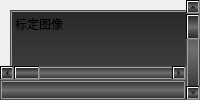
        <widget class="QWidget" name="page_calibrateImage">
         <layout class="QGridLayout" name="gridLayout_14">
          <property name="leftMargin">
           <number>0</number>
          </property>
          <property name="topMargin">
           <number>0</number>
          </property>
          <property name="rightMargin">
           <number>0</number>
          </property>
          <property name="bottomMargin">
           <number>0</number>
          </property>
          <property name="spacing">
           <number>0</number>
          </property>
          <item row="0" column="0">
           <layout class="QHBoxLayout" name="horizontalLayout_2">
            <property name="spacing">
             <number>0</number>
            </property>
            <item>
             <layout class="QVBoxLayout" name="verticalLayout_2">
              <property name="spacing">
               <number>0</number>
              </property>
              <item>
               <widget class="QWidget" name="widget_calibrateLabel" native="true">
                <property name="autoFillBackground">
                 <bool>false</bool>
                </property>
                <widget class="DM_Label" name="lab_calibrateImage">
                 <property name="enabled">
                  <bool>true</bool>
                 </property>
                 <property name="geometry">
                  <rect>
                   <x>10</x>
                   <y>10</y>
                   <width>261</width>
                   <height>221</height>
                  </rect>
                 </property>
                 <property name="sizePolicy">
                  <sizepolicy hsizetype="Ignored" vsizetype="Ignored">
                   <horstretch>0</horstretch>
                   <verstretch>0</verstretch>
                  </sizepolicy>
                 </property>
                 <property name="mouseTracking">
                  <bool>true</bool>
                 </property>
                 <property name="styleSheet">
                  <string notr="true">border:2px solid;
border-top-color: qlineargradient(spread:pad, x1:0, y1:0, x2:0, y2:1, stop:0 rgba(32, 32, 32, 255), stop:0.75 rgba(160, 160, 160, 255));
border-bottom-color: qlineargradient(spread:pad, x1:0, y1:1, x2:0, y2:0, stop:0 rgba(32, 32, 32, 255), stop:0.75 rgba(160, 160, 160, 255));
border-left-color: qlineargradient(spread:pad, x1:0, y1:0, x2:1, y2:0, stop:0 rgba(32, 32, 32, 255), stop:0.75 rgba(160, 160, 160, 255));
border-right-color: qlineargradient(spread:pad, x1:1, y1:0, x2:0, y2:0, stop:0 rgba(32, 32, 32, 255), stop:0.75 rgba(160, 160, 160, 255));
background-color: qlineargradient(spread:reflect, x1:0.5, y1:0, x2:0.5, y2:0.5, stop:0 rgba(40, 40, 40, 255), stop:1 rgba(80, 80, 80, 255));</string>
                 </property>
                 <property name="frameShape">
                  <enum>QFrame::Box</enum>
                 </property>
                 <property name="text">
                  <string>标定图像</string>
                 </property>
                 <property name="scaledContents">
                  <bool>false</bool>
                 </property>
                 <property name="alignment">
                  <set>Qt::AlignLeading|Qt::AlignLeft|Qt::AlignTop</set>
                 </property>
                 <property name="buddy">
                  <cstring>lab_calibrateImage</cstring>
                 </property>
                </widget>
               </widget>
              </item>
              <item>
               <widget class="QScrollBar" name="calibrateImageHBar">
                <property name="styleSheet">
                 <string notr="true">border:2px solid;
border-top-color: qlineargradient(spread:pad, x1:0, y1:0, x2:0, y2:1, stop:0 rgba(32, 32, 32, 255), stop:0.75 rgba(160, 160, 160, 255));
border-bottom-color: qlineargradient(spread:pad, x1:0, y1:1, x2:0, y2:0, stop:0 rgba(32, 32, 32, 255), stop:0.75 rgba(160, 160, 160, 255));
border-left-color: qlineargradient(spread:pad, x1:0, y1:0, x2:1, y2:0, stop:0 rgba(32, 32, 32, 255), stop:0.75 rgba(160, 160, 160, 255));
border-right-color: qlineargradient(spread:pad, x1:1, y1:0, x2:0, y2:0, stop:0 rgba(32, 32, 32, 255), stop:0.75 rgba(160, 160, 160, 255));
background-color: qlineargradient(spread:reflect, x1:0, y1:0, x2:0, y2:0.5, stop:0 rgba(40, 40, 40, 255), stop:1 rgba(110, 110, 110, 255));</string>
                </property>
                <property name="orientation">
                 <enum>Qt::Horizontal</enum>
                </property>
               </widget>
              </item>
              <item>
               <widget class="QLabel" name="calibrateImageInfo">
                <property name="sizePolicy">
                 <sizepolicy hsizetype="Preferred" vsizetype="Fixed">
                  <horstretch>0</horstretch>
                  <verstretch>0</verstretch>
                 </sizepolicy>
                </property>
                <property name="minimumSize">
                 <size>
                  <width>0</width>
                  <height>20</height>
                 </size>
                </property>
                <property name="maximumSize">
                 <size>
                  <width>16777215</width>
                  <height>20</height>
                 </size>
                </property>
                <property name="font">
                 <font>
                  <family>华文楷体</family>
                  <pointsize>12</pointsize>
                 </font>
                </property>
                <property name="styleSheet">
                 <string notr="true">border:2px solid;
border-top-color: qlineargradient(spread:pad, x1:0, y1:0, x2:0, y2:1, stop:0 rgba(32, 32, 32, 255), stop:0.75 rgba(160, 160, 160, 255));
border-bottom-color: qlineargradient(spread:pad, x1:0, y1:1, x2:0, y2:0, stop:0 rgba(32, 32, 32, 255), stop:0.75 rgba(160, 160, 160, 255));
border-left-color: qlineargradient(spread:pad, x1:0, y1:0, x2:1, y2:0, stop:0 rgba(32, 32, 32, 255), stop:0.75 rgba(160, 160, 160, 255));
border-right-color: qlineargradient(spread:pad, x1:1, y1:0, x2:0, y2:0, stop:0 rgba(32, 32, 32, 255), stop:0.75 rgba(160, 160, 160, 255));
background-color: qlineargradient(spread:reflect, x1:0, y1:0, x2:0, y2:0.5, stop:0 rgba(40, 40, 40, 255), stop:1 rgba(110, 110, 110, 255));
color: rgb(255, 255, 255);</string>
                </property>
                <property name="frameShape">
                 <enum>QFrame::Box</enum>
                </property>
                <property name="text">
                 <string/>
                </property>
               </widget>
              </item>
             </layout>
            </item>
            <item>
             <widget class="QScrollBar" name="calibrateImageVBar">
              <property name="styleSheet">
               <string notr="true">border:2px solid;
border-top-color: qlineargradient(spread:pad, x1:0, y1:0, x2:0, y2:1, stop:0 rgba(32, 32, 32, 255), stop:0.75 rgba(160, 160, 160, 255));
border-bottom-color: qlineargradient(spread:pad, x1:0, y1:1, x2:0, y2:0, stop:0 rgba(32, 32, 32, 255), stop:0.75 rgba(160, 160, 160, 255));
border-left-color: qlineargradient(spread:pad, x1:0, y1:0, x2:1, y2:0, stop:0 rgba(32, 32, 32, 255), stop:0.75 rgba(160, 160, 160, 255));
border-right-color: qlineargradient(spread:pad, x1:1, y1:0, x2:0, y2:0, stop:0 rgba(32, 32, 32, 255), stop:0.75 rgba(160, 160, 160, 255));
background-color: qlineargradient(spread:reflect, x1:0, y1:0, x2:0, y2:0.5, stop:0 rgba(40, 40, 40, 255), stop:1 rgba(110, 110, 110, 255));</string>
              </property>
              <property name="orientation">
               <enum>Qt::Vertical</enum>
              </property>
             </widget>
            </item>
           </layout>
          </item>
         </layout>
        </widget>
